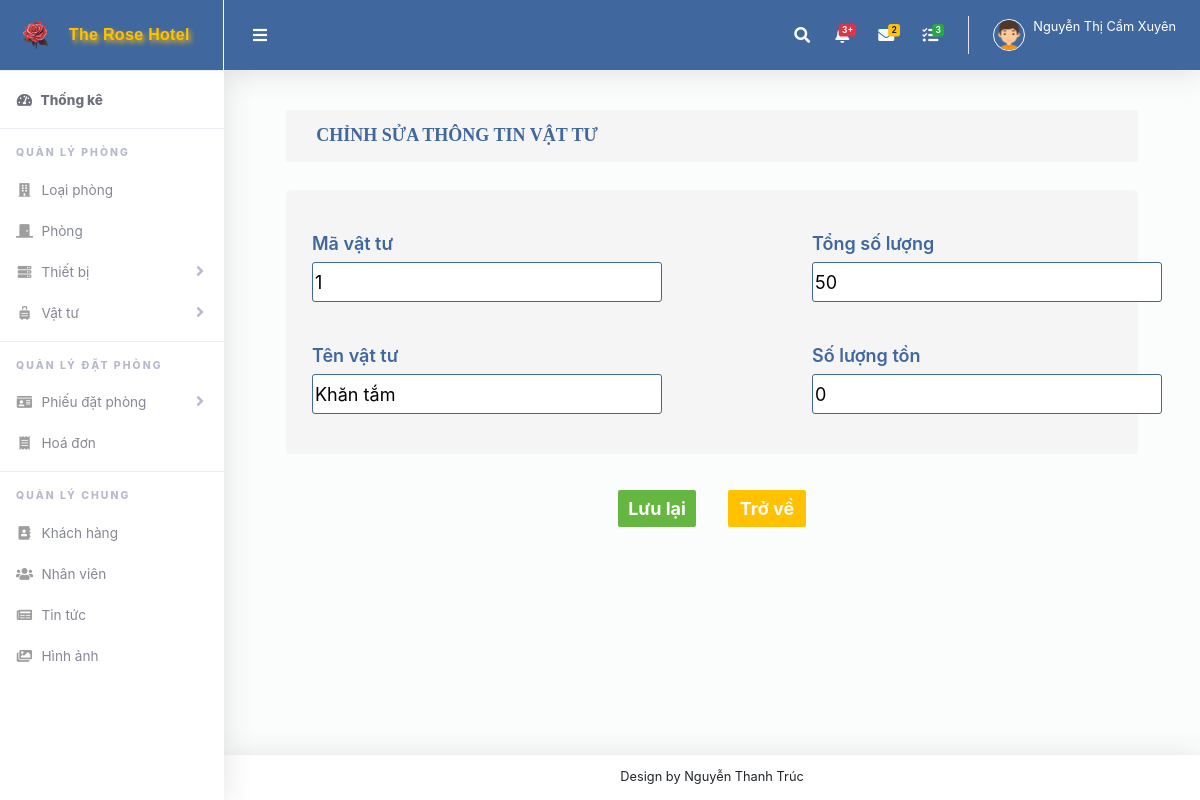
Page /suaQLVT.php?user=1 (signed in) on the committed database.
### tables this page shows
CREATE TABLE `vat_tu` (
  `ma_vat_tu` int(11) NOT NULL,
  `ten_vat_tu` varchar(100) NOT NULL,
  `so_luong_tong` int(11) NOT NULL,
  `so_luong_ton` int(11) NOT NULL
);

### suaQLVT.php (the view)
<?php
include ("header.php");
include ("ketnoi.php");
$usern = $_REQUEST["user"];
$sql = "SELECT * FROM vat_tu WHERE ma_vat_tu = '" . $usern . "'";
$kq = mysqli_query($conn, $sql) or die("Không thể sửa thông tin vật tư" . mysqli_error());
$row = mysqli_fetch_array($kq);
?>
<link rel="stylesheet" href="css/chinhsua.css" type="text/css" />
<form enctype="multipart/form-data" action="xulysuaQLVT.php" name="xulysuaQLVT" method="post">
    <div class="text">
        <h4>
            CHỈNH SỬA THÔNG TIN VẬT TƯ
        </h4>
    </div>
        <div class="themmoi">
            <div class="them">
                <div class="thema">
                    <span>Mã vật tư</span>
                    <input type="text" name="ma_vat_tu" readonly value="<?php echo $row["ma_vat_tu"]; ?>" />
                </div>
                <div class="thema">
                    <span>Tên vật tư</span>
                    <input type="text" name="ten_vat_tu" value="<?php echo $row["ten_vat_tu"]; ?>" />
                </div>
            </div>
            <div class="them">
                <div class="thema">
                    <span>Tổng số lượng</span>
                    <input type="text" name="so_luong_tong" value="<?php echo $row["so_luong_tong"]; ?>" />
                </div>
                <div class="thema">
                    <span>Số lượng tồn</span>
                    <input type="text" name="so_luong_ton" value="<?php echo $row["so_luong_ton"]; ?>" />
                </div>
            </div>
        </div>
        <div class="luulai">
            <input type="submit" name="luu" value="Lưu lại" />
            <button type="button" onclick="window.location.href='QLCTVT.php'">Trở về</button>
        </div>
    </form>
    <?php
    include ("footer.php")
        ?>

### css/chinhsua.css (style rules this page uses)
.text { height: 60px; font-size: medium; display: flex; margin-top: 40px; gap: 15px; justify-content: center; }
.text h4 { font-family: Tahoma; background-color: #F5F5F5; font-size: large; width: 90%; padding: 10px 30px; display: flex; align-items: center; color: #40679E; font-weight: bold; }
.themmoi { margin-top: 20px; background: #F5F5F5; display: flex; justify-content: center; width: 90%; margin: 20px auto; gap: 200px; padding: 40px; border-radius: 5px; }
.them { width: 300px; display: flex; flex-direction: column; gap: 40px; color: #40679E; }
.thema { display: flex; flex-direction: column; gap: 5px; font-size: large; }
.thema>span { font-weight: 600; }
input[type="text" i] { height: 40px; border: 1px solid #40679E; border-radius: 3px; color: black; width: 350px; }
.luulai { display: flex; gap: 30px; justify-content: center; align-items: center; padding: 10px 20px; }
.luulai input { margin-top: 5px; width: 80px; padding: 5px 10px; color: #fafafa; background-color: #65B741; border: 1px solid white; font-weight: bolder; border-radius: 3px; font-size: large; }
.luulai button { margin-top: 5px; width: 80px; padding: 5px 10px; color: #fafafa; background-color: #FFC100; border: 1px solid white; font-weight: bolder; border-radius: 3px; font-size: large; }

### rows in the picture
vat_tu: ma_vat_tu "1", ten_vat_tu "Khăn tắm", so_luong_tong "50", so_luong_ton "0"

### other values in the picture
$_SESSION['ho_ten'] "Nguyễn Thị Cẩm Xuyên"
